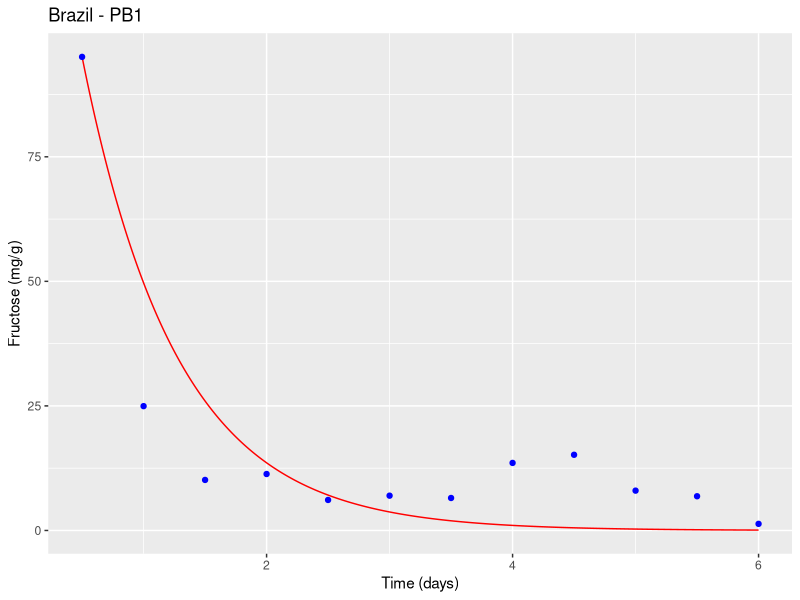
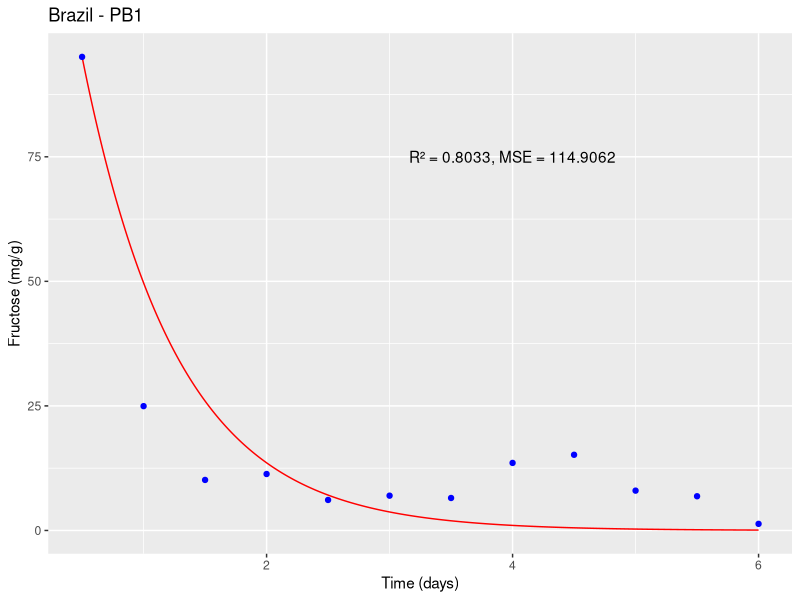
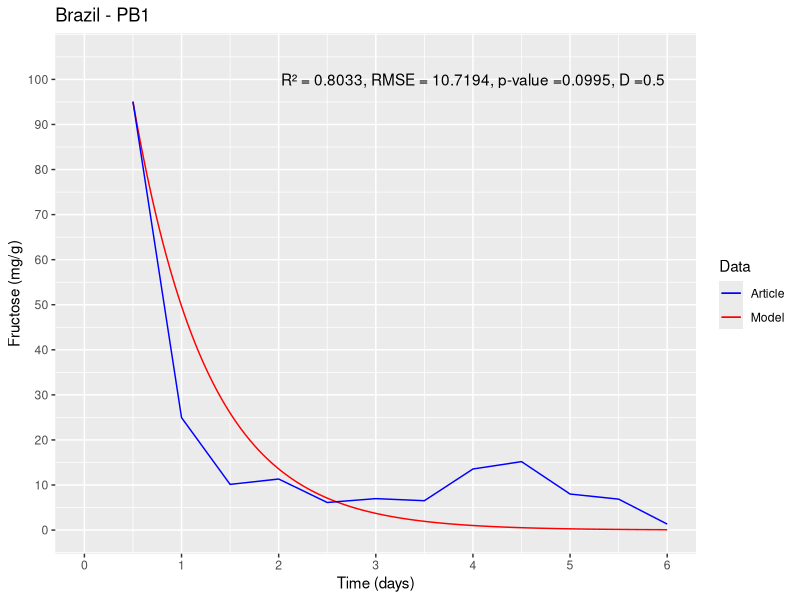

These figures' R source, in order:
#Packages#
install.packages("deSolve")
install.packages("ggplot2")
#Libraries#
library(deSolve)
library(ggplot2)

state1<-c(y=95.058) #Initial state#
times1<-seq(0.5,6,1/10000) #6 days with 10000 intervals per day#
parameters1<-c(Y1=62.085,Y2=130.17) #Parameter values#
#Pereira et al., 2012 Brazil <- Brazil - PB1#
#doi:10.1128/aem.01144-12#
#Brazil - PB1#

#(i). DATA TO FEED THE FRUCTOSE MODEL#

#nu1#
U<- 0.4382
f<- 95.058
K<-0.6131
L<-0.002851617
U1 <- (U*f/f+K*L)*L
U1
#nu2#
U2<- 0.3797
f2<- 95.058
K2<-0.5897
BAL2<-0.001570037

U2 <- (U2*f2/f2+K2*BAL2)*BAL2
U2

#Differential equation#
ODE1<-function(times,state,parameters){ 
  y<-state[1] #inital state
  Y1<-parameters[1] #parameter 1
  Y2<-parameters[2] #parameter 2
  dy<--(Y1*U1/0.12)*y-(Y2*U2/0.12)*y #equation 
  res<-dy
  list(res)
}


#number solution#
solution1<-lsoda(state1, times1, ODE1, parameters1)

#(ii). EXPERIMENTAL DATA OF ARTICLE#

ts = c(12/24,24/24,36/24,48/24,60/24,72/24,84/24,96/24,108/24,120/24,132/24,144/24)
fru<-c(95.058,24.952,10.14,11.331,6.121,6.98,6.516,13.556,15.189,7.992,6.866,1.324)

#Graph#

df <- data.frame(time = solution1[,1], fructose = solution1[,2])
d<-ggplot() +
  geom_line(data = df, aes(x = time, y = fructose), color = "red") +
  geom_point(data = data.frame(time = ts, fructose = fru), aes(x = time, y = fructose), color = "blue") +
  xlab("Time (days)") + ylab("Fructose (mg/g)") +
  ggtitle("Brazil - PB1")
plot(d)


#Statistical validation#

#To statistically validate the mathematical model, various analysis tools can be used,
#but one of the most common is to compare the model results with experimental data and evaluate the quality of the fit.
#In this case, one can use the coefficient of determination (R²), the mean squared error (MSE), and the root mean square error (RMSE) as fitting measures#

#To calculate R², MSE, and RMSE, one can compare the values predicted by the model with
#the experimental data. First, extract the values predicted by the model at the same points 
#where the experimental measurements were taken, 
#using the approx() function in R:

pred <- approx(solution1[,1], solution1[,2], ts)$y

#Then, R², MSE, and RMSE can be calculated using the following formulas:
SSE <- sum((fru - pred)^2)
SST <- sum((fru - mean(fru))^2)
R2 <- 1 - SSE/SST
MSE <- SSE/length(fru)
RMSE <- sqrt(MSE)

#Where SSE is the sum of squared errors,
#SST is the total sum of squares,
#R² is the coefficient of determination, MSE is the mean squared error and RMSE is the root mean square error.

cat("R² = ", round(R2, 4), "\n")
cat("MSE = ", round(MSE, 4), "\n")
cat("RMSE = ", round(RMSE, 4), "\n")

#R² measures the proportion of total variation in the experimental data
#that is explained by the model. A value of R² close to 1 indicates a good fit of the model to the experimental data

#MSE measures the average of squared errors between experimental values
#and the values predicted by the model. A low MSE value indicates good predictive capability of the model.

#The root mean square error (RMSE) was determined, which quantifies the magnitude of deviation of simulated values from observed values.

d <- ggplot() +
  geom_line(data = df, aes(x = time, y = fructose), color = "red") +
  geom_point(data = data.frame(time = ts, fructose = fru), aes(x = time, y = fructose), color = "blue") +
  xlab("Time (days)") + ylab("Fructose (mg/g)") +
  ggtitle("Brazil - PB1") +
  annotate("text", x = 4, y = 75, label = paste0("R² = ", round(R2, 4), ", MSE = ", round(MSE, 4)))

plot(d)

#Two-sample Kolmogorov–Smirnov test - KS#
#Ho: The simulation results follow the same distribution of experimental data#
#Ha: The simulation results do not follow the same distribution of experimental data#
#Hypothesis test with an alpha of 0.05#
#to determine if there is a significant difference between the data and the exponential distribution#
#Hypothesis test
alpha <- 0.05

# Perform Kolmogorov-Smirnov test
ks_test <- ks.test(fru, pred)
ks_test

# Results Kolmogorov-Smirnov test
cat("Kolmogorov-Smirnov test:", "\n")
cat("Test statistic:", round(ks_test$statistic, 4), "\n")
cat("p-value:", round(ks_test$p.value, 4), "\n")

if (ks_test$p.value < alpha) {
  cat("The simulation results do not follow the same distribution of experimental data.\n")
} else {
  cat("The simulation results follow the same distribution of experimental data.\n")
}


#Final plot#
p_value <- round(ks_test$p.value, 4)
D <- round(ks_test$statistic, 4)

# First, define the colors we want to use for each element:
colors <- c(Model = "red", Article = "blue")

# Then the script is modified to assign a name to each geom and set the color scale manually
d <- ggplot() +
  geom_line(data = df, aes(x = time, y = fructose, color = "Model"), show.legend = TRUE) +
  geom_line(data = data.frame(time = ts, fructose = fru), aes(x = time, y = fructose, color = "Article"), show.legend = TRUE) +
  xlab("Time (days)") + ylab("Fructose (mg/g)") +
  ggtitle("Brazil - PB1") +
  annotate("text", x = 4, y = 100, label = paste0("R² = ", round(R2, 4), ", RMSE = ", round(RMSE, 4), ", p-value =", round(p_value, 4), ", D =", round(D, 4))) +
  labs(color = "Data") +  # Change the title of the legend
  scale_color_manual(values = colors) +
  scale_x_continuous(limits = c(0, 6), breaks = seq(0, 6, 1)) +  # x-axis boundaries and intervals between marks
  scale_y_continuous(limits = c(0, 105), breaks = seq(0, 105, 10))   # y-axis boundaries and intervals between marks

#PLOT#
print(d)
